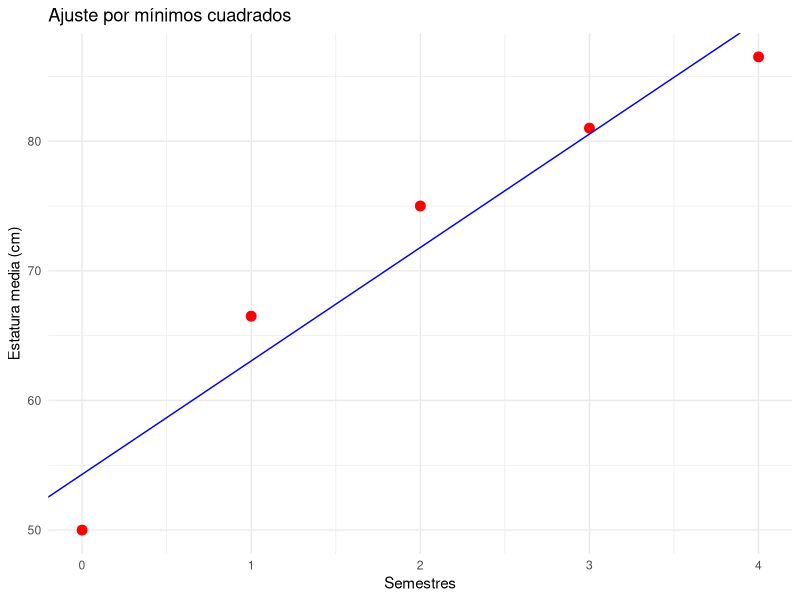

The R source for this figure:
################ Mínimos cuadrados ##############################################

#Tabla de pares de datos 

#Sistema de m ecuaciones lineales de 2 incognitas: AX = b

#Sistema incompatible (Teorema de Rouché-Frobenius)

#Buscamos una recta que minimice las distancias

#Buscamos la mínima norma(Y-(AX - b))  y la llamaremos SOLUCIÓN MÍNIMO-CUADRÁTICA
#norma mínima = suma de los cuadrados mínima



##### EJEMPLO.######################################################################## 


# Cargar la librería Matrix
library(Matrix)


#La siguiente tabla indica la estatura media (la variable dependiente) en 
#centímetros para niños de 0,1,2,3 y 4 semestres de vida (la variable independiente):

# x |  0    1     2    3    4
#-------------------------------
# y | 50  66.5   75   81   86.5


# Definir los datos
# 50   = 0 * m + n
# 66.5 = 1 * m + n
# 75   = 2 * m + n
# 81   = 3 * m + n
# 86.5 = 4 * m + n


# Datos del problema
x = c(0, 1, 2, 3, 4)
y = c(50, 66.5, 75, 81, 86.5)


# 1. Paso: Ajustar los datos a la recta y = m*x + n.
#    Para ello, planteamos el sistema en forma matricial A * X = b,
#    donde X = [m; n].
#    A = [x, 1] (columna de x y columna de unos)
#    b = y
A = cbind(x, 1)  # Matriz A con la primera columna x y la segunda columna de 1s
b = matrix(y, ncol=1)  # Vector columna b con los valores de y

# 2. Paso: Comprobar el tipo de sistema (incompatible/compatible) usando el Teorema de R-F (Rouché-Frobenius)
rango_A = qr(A)$rank
rango_ampliada = qr(cbind(A, b))$rank

cat("Rango de A:", rango_A, "\n")
cat("Rango de la matriz ampliada:", rango_ampliada, "\n")

if (rango_A == rango_ampliada && rango_A == ncol(A)) {
  cat("El sistema es compatible determinado.\n")
} else if (rango_A == rango_ampliada && rango_A < ncol(A)) {
  cat("El sistema es compatible indeterminado.\n")
} else {
  cat("El sistema es incompatible. Se buscará la solución de mínimos cuadrados.\n")
}

# 3. Paso: Existencia de la inversa lateral (izquierda)
#    La inversa lateral izquierda existe si A tiene rango completo por columnas.
#    Aquí A es de dimensión 5x2, si rango_A = 2, hay rango completo por columnas.
if (rango_A == ncol(A)) {
  cat("La matriz A es de rango completo por columnas, existe inversa lateral izquierda.\n")
} else {
  cat("No existe inversa lateral izquierda.\n")
}


# 4. Paso: Cálculo de la matriz inversa a izquierda
#    Inversa a izquierda: A_inv_izq = (A^T A)^(-1) A^T
A_inv_izq = solve(t(A) %*% A) %*% t(A)

# 5. Paso: Resolver el sistema por mínimos cuadrados
#    X = A_inv_izq * b
solucion = A_inv_izq %*% b
m = solucion[1]
n = solucion[2]

cat("La solución en mínimos cuadrados es: m =", m, ", n =", n, "\n")

# 6. Paso: Graficar los datos y la recta ajustada
# Instalar y cargar ggplot2 si no está instalado
if (!requireNamespace("ggplot2", quietly = TRUE)) {
  install.packages("ggplot2")
}
library(ggplot2)

datos = data.frame(x = x, y = y)

ggplot(datos, aes(x = x, y = y)) +
  geom_point(color = "red", size = 3) +
  geom_abline(slope = m, intercept = n, color = "blue") +
  labs(title = "Ajuste por mínimos cuadrados",
       x = "Semestres",
       y = "Estatura media (cm)") +
  theme_minimal()
       